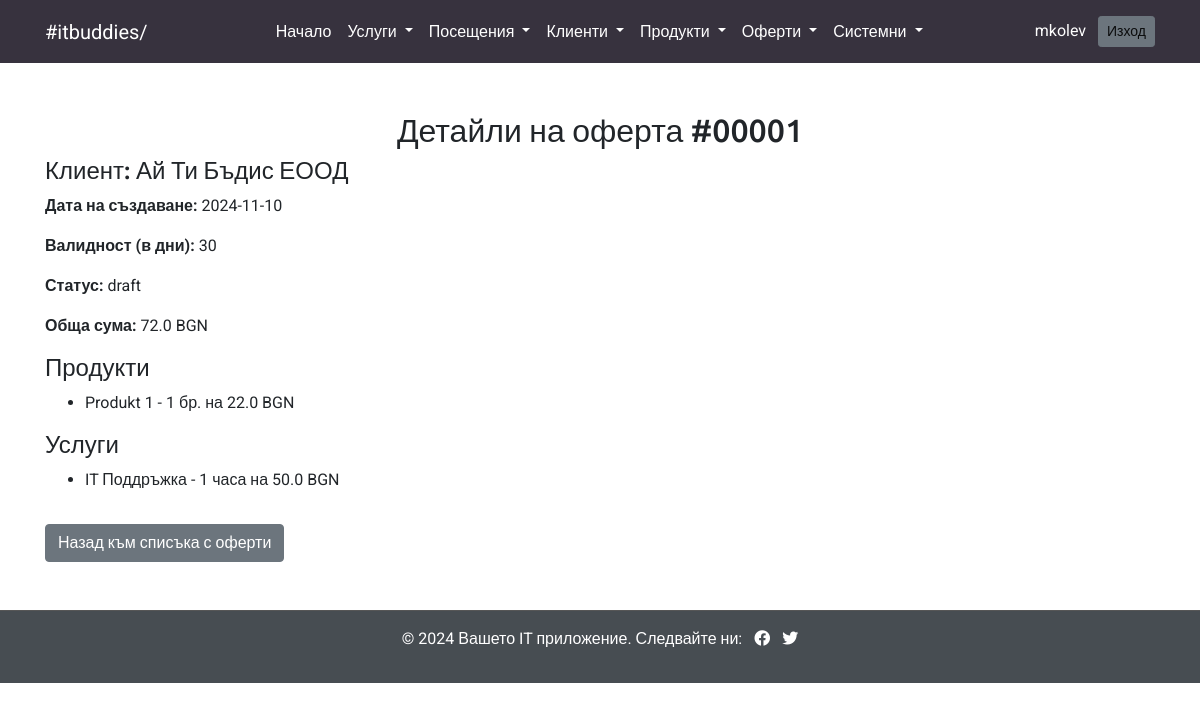
/offers/view/1 (signed in), run on the app's committed database.
### models.py (models this page shows, shortened)
class User(db.Model, UserMixin):
    id = db.Column(db.Integer, primary_key=True)
    username = db.Column(db.String(100), unique=True, nullable=False)
    password = db.Column(db.String(255), nullable=False)
    role = db.Column(db.String(50))  # Роля по подразбиране

class Offer(db.Model):
    __tablename__ = 'offers'
    id = db.Column(db.Integer, primary_key=True)
    client_id = db.Column(db.Integer, db.ForeignKey('client.id'), nullable=False)
    created_at = db.Column(db.DateTime, default=datetime.utcnow)
    validity_days = db.Column(db.Integer, nullable=False, default=30)
    status = db.Column(db.String(50), nullable=False, default="draft")
    total_price = db.Column(db.Float, nullable=True)
    client = db.relationship("Client", backref="offers")
    products = db.relationship("OfferProduct", back_populates="offer")
    services = db.relationship("OfferService", back_populates="offer")
    def formatted_id(self):
        return str(self.id).zfill(5)

class Client(db.Model):
    id = db.Column(db.Integer, primary_key=True)
    name = db.Column(db.String(100), nullable=False)
    vat = db.Column(db.String(15), nullable=False)
    address = db.Column(db.String(100), nullable=True)
    mol = db.Column(db.String(100), nullable=False)
    email = db.Column(db.String(100), nullable=True)  # Опционално поле за имейл
    phone = db.Column(db.String(15), nullable=True)  # Опционално поле за телефон
    visits = db.relationship('Visit', backref='client', lazy=True)  # Връзка към Visit

class OfferProduct(db.Model):
    __tablename__ = 'offer_products'
    id = db.Column(db.Integer, primary_key=True)
    offer_id = db.Column(db.Integer, db.ForeignKey('offers.id'), nullable=False)
    product_id = db.Column(db.Integer, db.ForeignKey('products.id'), nullable=False)
    quantity = db.Column(db.Integer, nullable=False, default=1)
    offer = db.relationship("Offer", back_populates="products")
    product = db.relationship("Product")

class Product(db.Model):
    __tablename__ = 'products'
    id = db.Column(db.Integer, primary_key=True)
    name = db.Column(db.String(100), nullable=False)
    description = db.Column(db.Text, nullable=True)
    price = db.Column(db.Float, nullable=False)
    quantity = db.Column(db.Integer, nullable=False, default=0)
    created_at = db.Column(db.DateTime, default=db.func.current_timestamp())
    updated_at = db.Column(db.DateTime, default=db.func.current_timestamp(), onupdate=db.func.current_timestamp())

class OfferService(db.Model):
    __tablename__ = 'offer_services'
    id = db.Column(db.Integer, primary_key=True)
    offer_id = db.Column(db.Integer, db.ForeignKey('offers.id'), nullable=False)
    service_id = db.Column(db.Integer, db.ForeignKey('service.id'), nullable=False)
    quantity = db.Column(db.Integer, nullable=False, default=1)
    offer = db.relationship("Offer", back_populates="services")
    service = db.relationship("Service")

class Service(db.Model):
    id = db.Column(db.Integer, primary_key=True)
    name = db.Column(db.String(100), nullable=False)
    description = db.Column(db.String(200), nullable=True)
    price = db.Column(db.Float, nullable=False)

### routes/offers.py (the view)
@offers_bp.route('/view/<int:offer_id>', methods=['GET'])
@login_required
def view_offer(offer_id):
    offer = Offer.query.get_or_404(offer_id)
    return render_template('view_offer.html', offer=offer)

### app.py (called while the page is built)
@login_manager.user_loader
def load_user(user_id):
    return User.query.get(int(user_id))

### templates/view_offer.html
{% include 'header.html' %}
{% include 'navbar.html' %}
<main class="container my-5">
    <h2 class="text-center">Детайли на оферта #{{ offer.formatted_id() }}</h2>
    <div class="mb-3">
        <h4>Клиент: {{ offer.client.name }}</h4>
        <p><strong>Дата на създаване:</strong> {{ offer.created_at.strftime('%Y-%m-%d') }}</p>
        <p><strong>Валидност (в дни):</strong> {{ offer.validity_days }}</p>
        <p><strong>Статус:</strong> {{ offer.status }}</p>
        <p><strong>Обща сума:</strong> {{ offer.total_price }} BGN</p>
    </div>
    <h4>Продукти</h4>
    <ul>
        {% for product in offer.products %}
        <li>{{ product.product.name }} - {{ product.quantity }} бр. на {{ product.product.price }} BGN</li>
        {% endfor %}
    </ul>
    <h4>Услуги</h4>
    <ul>
        {% for service in offer.services %}
        <li>{{ service.service.name }} - {{ service.quantity }} часа на {{ service.service.price }} BGN</li>
        {% endfor %}
    </ul>
    <a href="{{ url_for('offers.list_offers') }}" class="btn btn-secondary mt-3">Назад към списъка с оферти</a>
</main>
{% include 'footer.html' %}

### templates/navbar.html (shortened to what this page needs)
<nav class="navbar navbar-expand-lg navbar-light bg-custom">
    <div class="container d-flex justify-content-between">
        <a class="navbar-brand text-white" href="#">#itbuddies/</a>
        <div class="collapse navbar-collapse justify-content-center" id="navbarNav">
            <ul class="navbar-nav">
                <li class="nav-item">
                    <a class="nav-link text-white" href="{{ url_for('index') }}">Начало</a>
                </li>
                <li class="nav-item dropdown">
                    <a class="nav-link dropdown-toggle text-white" href="#" id="servicesDropdown" role="button" data-toggle="dropdown" aria-haspopup="true" aria-expanded="false">
                        Услуги
                    </a>
                </li>
                <li class="nav-item dropdown">
                    <a class="nav-link dropdown-toggle text-white" href="#" id="visitsDropdown" role="button" data-toggle="dropdown" aria-haspopup="true" aria-expanded="false">
                        Посещения
                    </a>
                </li>
                <li class="nav-item dropdown">
                    <a class="nav-link dropdown-toggle text-white" href="#" id="clientsDropdown" role="button" data-toggle="dropdown" aria-haspopup="true" aria-expanded="false">
                        Клиенти
                    </a>
                </li>
                <li class="nav-item dropdown">
                    <a class="nav-link dropdown-toggle text-white" href="#" id="productsDropdown" role="button" data-toggle="dropdown" aria-haspopup="true" aria-expanded="false">
                        Продукти
                    </a>
                </li>
                <li class="nav-item dropdown">
                    <a class="nav-link dropdown-toggle text-white" href="#" id="productsDropdown" role="button" data-toggle="dropdown" aria-haspopup="true" aria-expanded="false">
                        Оферти
                    </a>
                </li>
                <li class="nav-item dropdown">
                    <a class="nav-link dropdown-toggle text-white" href="#" id="systemDropdown" role="button" data-toggle="dropdown" aria-haspopup="true" aria-expanded="false">
                        Системни
                    </a>
                </li>
            </ul>
        </div>
        <span class="navbar-text text-white">
            {% if current_user.is_authenticated %}
                {{ current_user.username }}
                <a href="{{ url_for('auth.logout') }}" class="btn btn-secondary btn-sm ml-2">Изход</a>
            {% endif %}
        </span>
    </div>
</nav>

### templates/header.html (style rules this page uses)
body { font-family: "Roboto", sans-serif; }
h1, h2, h3, h4, h5, h6 { font-family: "Ubuntu", sans-serif; }
.bg-custom { background-color: #37323E; color: #ffffff; }

### data on the page
User: username "mkolev"
Offer: formatted_id "00001", created_at "2024-11-10", validity_days "30", status "draft", total_price "72.0"
Client: client.name "Ай Ти Бъдис ЕООД"
OfferProduct: product.name "Produkt 1", quantity "1", product.price "22.0"
OfferService: service.name "IT Поддръжка", quantity "1", service.price "50.0"
